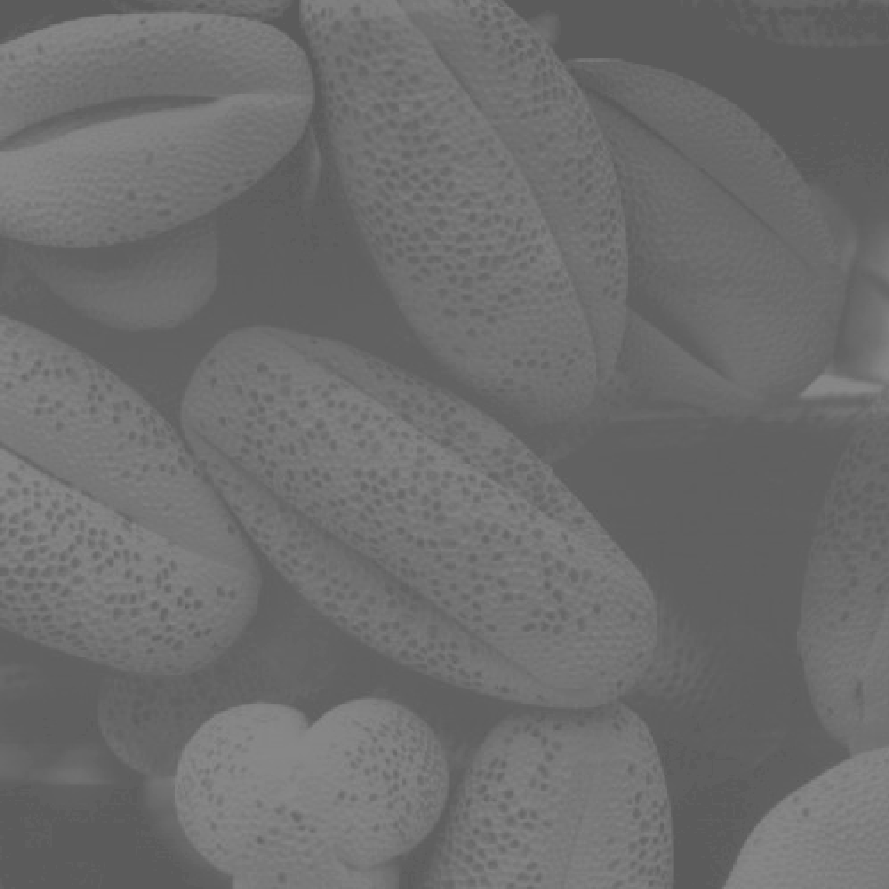
#> input picture images/Fig0310(b)(washed_out_pollen_image).tif, 889 x 889 px
$ jupyter execute --allow-errors examples.ipynb   (older library calls are emulated)
#> lines starting #> are read from the running program, lines starting #| are printed output that depends on the picture; long printed decimals are rounded
### metrics.py
from skimage.metrics import structural_similarity as ssim
from skimage import color,filters
import matplotlib.pyplot as plt
import numpy as np
import cv2
import math
import sys

# [10 lines left out: function mse, not called in this run]

def ssim (imageA, imageB):
  return ssim(imageA, imageB)

def AMBE(imageA, imageB):
	'''
	AMBE is the abbreviation of Absolute Mean Brightness Error. It is the absolute
	difference between the mean of input and output image. It is formally defined by:

							AMBE = | E(X) B E(Y) |

	where, X and Y denote the input and output image, respectively and E(.) denotes
	the expected value, i.e., the statistical mean.
	Equation 1 clearly shows that AMBE is designed to detect one of the distortions-
	excessive brightness change. AMBE was proposed by Chen and Ramli (2003b) to evaluate
	the performance in preserving original brightness.

	imageA is the raw image (before histogram equalization per example), and imageB
	is the image after preprocessing
	'''

	return np.abs(np.mean(imageA) - np.mean(imageB))

# [111 lines left out: functions eme, rmse, emee, not called in this run]

def IEM_filter(image):
	image = image.astype(np.float32)

	(iH, iW) = image.shape[:2]
	output = np.zeros((iH-2, iW-2), dtype="float32")

	for y in np.arange(0, iH-2):
		for x in np.arange(0, iW-2):

			roi = image[y:y + 3, x:x + 3]

			k = roi
			k = (np.abs(k[1][1] - k[0][0]) + np.abs(k[1][1] - k[0][1]) + np.abs(k[1][1] - k[0][2]) +
				np.abs(k[1][1] - k[1][0]) + np.abs(k[1][1] - k[1][2]) +
				np.abs(k[1][1] - k[2][0]) + np.abs(k[1][1] - k[2][1]) + np.abs(k[1][1] - k[2][2]))

			output[y, x] = k
	return np.sum(output)

def IEM(imageA, imageB):
	'''
	Image Enhancement Metric(IEM) approximates the contrast and
	sharpness of an image by dividing an image into non-overlapping
	blocks.

	imageA is the raw image (before histogram equalization per example), and imageB
	is the image after preprocessing
	'''
	valA = IEM_filter(imageA)
	valB = IEM_filter(imageB)

	return valB/valA

# [48 lines left out: functions variance_of_laplacian, UCIQE, not called in this run]

def plipsum(i,j,gamma=1026):
    return i + j - i * j / gamma

def plipsub(i,j,k=1026):
    return k * (i - j) / (k - j)

def plipmult(c,j,gamma=1026):
    return gamma - gamma * (1 - j / gamma)**c

# [37 lines left out: function logamee, not called in this run]

def UIQM(a,p1=0.0282,p2=0.2953,p3=3.5753):
	"""
	REF: K. Panetta, C. Gao and S. Agaian, Human-Visual-System-Inspired Underwater Image Quality Measures,
	in IEEE Journal of Oceanic Engineering, vol. 41, no. 3, pp. 541-551, July 2016, doi: 10.1109/JOE.2015.2469915.

	Metrica sem referencia, semelhante a UCIQE, mas mais atual. Leva em consideração a medida de colorção,
	medida de nitidez e medida de contraste.
	"""
	#1st term UICM
	#TαL=⌈αLK⌉ - > o inteiro mais próximo maior ou igual a αLK
	#TαR=⌊αRK⌋ - > o inteiro mais próximo menor ou igual a αRK
	rgb=a
	gray = color.rgb2gray(a)
	rg = rgb[:,:,0] - rgb[:,:,1]
	yb = (rgb[:,:,0] + rgb[:,:,1]) / 2 - rgb[:,:,2]
	rgl = np.sort(rg,axis=None)
	ybl = np.sort(yb,axis=None)
	al1 = 0.1
	al2 = 0.1
	T1 = np.int(al1 * len(rgl))
	T2 = np.int(al2 * len(rgl))
	rgl_tr = rgl[T1:-T2]
	ybl_tr = ybl[T1:-T2]

	urg = np.mean(rgl_tr) # μ^2_α,RG
	s2rg = np.mean((rgl_tr - urg) ** 2)  # σ2α,RG
	uyb = np.mean(ybl_tr) # μ^2_α,YB
	s2yb = np.mean((ybl_tr- uyb) ** 2) # σ2α,YB

	uicm =-0.0268 * np.sqrt(urg**2 + uyb**2) + 0.1586 * np.sqrt(s2rg + s2yb)

	#2nd term UISM (k1k2=8x8)   # medida de nitidez de imagem
	"""Para medir a nitidez nas bordas, o detector de bordas Sobel é aplicado primeiro em cada componente de cor RGB
	   O mapa de arestas resultante é então multiplicado pela imagem original para obter o mapa de arestas em tons de cinza."""
	# [7 lines of commented-out code are left out]

	Reme = eme(a,8,8)
	Geme = eme(a,8,8)
	Beme = eme(a,8,8)
	uism = 0.299 * Reme + 0.587 * Geme + 0.114 * Beme

	#3rd term UIConM
	uiconm = logamee(gray)
	uiqm = p1 * uicm + p2 * uism + p3 * uiconm

	return uiqm

def CCF(imageRGB):
	"""REF:
	@article{WANG2018904,
	title = {An imaging-inspired no-reference underwater color image quality assessment metric},
	journal = {Computers & Electrical Engineering},
	volume = {70},
	pages = {904-913},
	year = {2018},
	issn = {0045-7906},
	doi = {https://doi.org/10.1016/j.compeleceng.2017.12.006},
	url = {https://www.sciencedirect.com/science/article/pii/S0045790617324953},
	author = {Yan Wang and Na Li and Zongying Li and Zhaorui Gu and Haiyong Zheng and Bing Zheng and Mengnan Sun},
	keywords = {No-reference image quality assessment, Underwater imaging, Underwater image, Underwater color image quality},
	abstract = {Underwater color image quality assessment (IQA) plays an important role in analysis and applications of underwater imaging as well as image processing algorithms. This paper presents a new metric inspired by the imaging analysis on underwater absorption and scattering characteristics, dubbed the CCF. This metric is feature-weighted with a combination of colorfulness index, contrast index and fog density index, which can quantify the color loss caused by absorption, the blurring caused by forward scattering and the foggy caused by backward scattering, respectively. Then multiple linear regression is used to calculate three weighted coefficients. A new underwater image database is built to illustrate the performance of the proposed metric. Experimental results show a strong correlation between the proposed metric and mean opinion score (MOS). The proposed CCF metric outperforms many of the leading atmospheric IQA metrics, and it can effectively assess the performance of underwater image enhancement and image restoration methods.}
	}

	Métrica sem referência. Essa métrica é ponderada por recursos com uma combinação de índice de colorido,
	índice de contraste e índice de densidade de neblina, que pode quantificar a perda de cor
	causada pela absorção, o desfoque causado pela dispersão para frente e o nevoeiro causado
	pela dispersão para trás, respectivamente.
	"""
	rgb=imageRGB
	gray = color.rgb2gray(imageRGB)
	# Passo 1
	Rij=np.log(rgb[:,:,0])-np.mean(rgb[:,:,0])
	Gij=np.log(rgb[:,:,1])-np.mean(rgb[:,:,1])
	Bij=np.log(rgb[:,:,2])-np.mean(rgb[:,:,2])

	# Passo 2
	a = rgb[:,:,0] - rgb[:,:,1]
	b = (rgb[:,:,0] + rgb[:,:,1]) / 2 - rgb[:,:,2]

	var_a  = np.var(a)
	var_b  = np.var(b)
	mean_a = np.mean(a)
	mean_b = np.mean(b)

	ccf=(math.sqrt(var_a+var_b)+0.3*math.sqrt(var_a+var_b)) /85.59


	return ccf

### examples.ipynb
[cell 1]
import os
import cv2
import numpy as np
from metrics import variance_of_laplacian

def load_images_folder(path):
    '''
    function to load all images from a folder, resize images to size 360x240 and return a list
    if necessary, we might merge these function with apply_metric_list to save memory
    '''
    image_paths = sorted(os.listdir(path))
    image_paths = [os.path.join(path, ls) for ls in image_paths]

    image_list = []
    for path in image_paths:
        image = cv2.cvtColor(cv2.imread(path), cv2.COLOR_BGR2RGB)
        image = cv2.resize(image,(360,240))
        image_list.append(image)

    return image_list

def apply_metric_to_list(image_list, metric_name):
    '''
    funtion to apply a given metric to an image list and returns a dict with the
    metric computed for all images, the mean and std of the list
    '''
    values = []

    for image in image_list:
        if metric_name == 'laplacian':
            values.append(variance_of_laplacian(image))

    values = np.array(values)
    values_dict = {
        'values': values,
        'mean': np.mean(values),
        'std': np.std(values)
    }
    return values_dict

# Variance of Laplacian

[cell 2]
normal_images_path = './# O-HAZY NTIRE 2018/GT'
hazy_images_path = './# O-HAZY NTIRE 2018/hazy'

#> (the rest of this cell did not finish here and is left out)

[cell 3]
import cv2
from matplotlib import pyplot as plt
from skimage import color
from metrics import AMBE, IEM,UCIQE,UIQM,CCF

imageA = cv2.imread('images/Fig0310(b)(washed_out_pollen_image).tif',0)
#> imageA is the input picture: shape (889, 889); min 91, max 138, mean 109.1
imageB = cv2.equalizeHist(imageA)
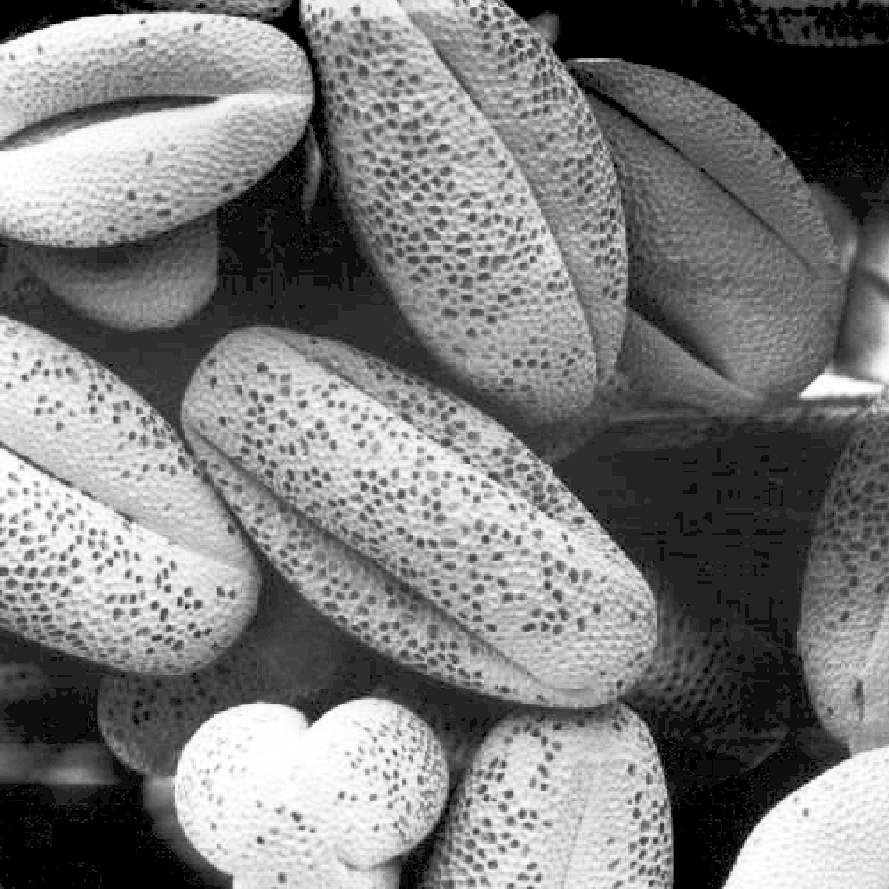
#> imageB: shape (889, 889); min 0, max 255, mean 122.7

plt.subplot(121)
plt.imshow(imageA, vmin=0, vmax=255, cmap='gray')
plt.subplot(122)
plt.imshow(imageB, vmin=0, vmax=255, cmap='gray')
plt.show()
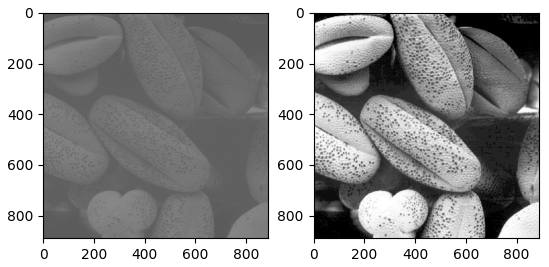
#> figure drawn by matplotlib, 2 panels

# Absolute Mean Brightness Error (AMBE)

[cell 4]
ambe = AMBE(imageA, imageB)
#> ambe = 13.63
print(f'AMBE is: {ambe}')
#| AMBE is: 13.627

# Image Enhancement Metric(IEM)

[cell 5]
iem = IEM(imageA, imageB)
#> after the loop in IEM_filter, `for y in np.arange(0, iH-2):`:
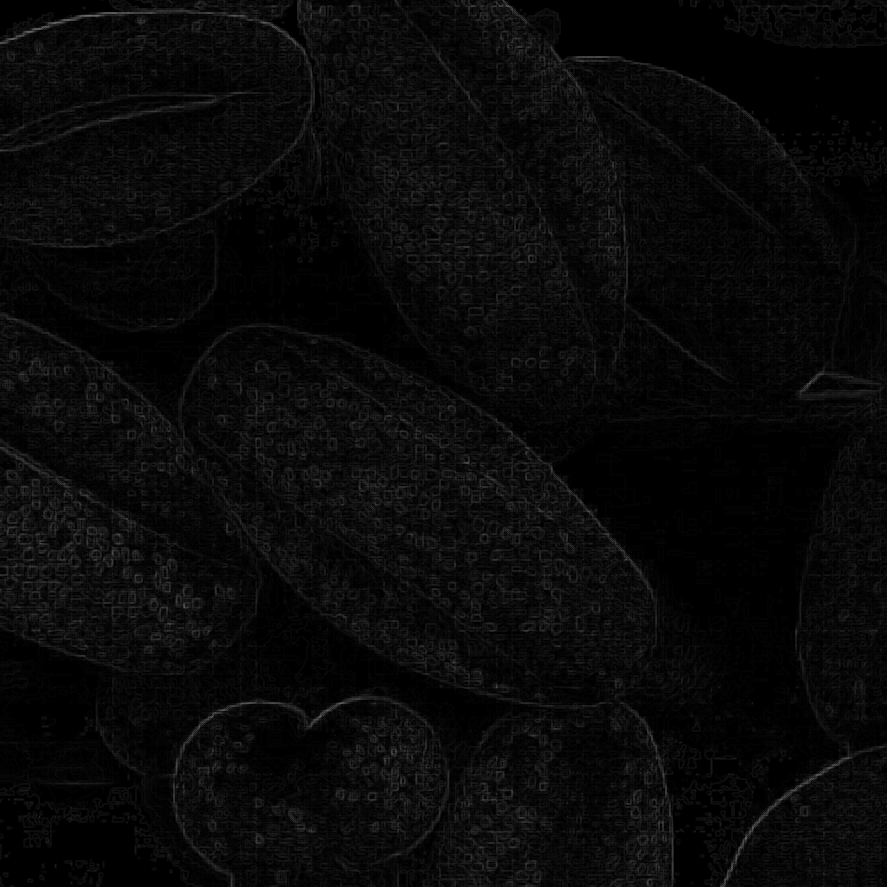
#> output: shape (887, 887) float32; min 0, max 111, mean 9
#> in IEM, `valA = IEM_filter(imageA)`: valA = 7118494
#> after the loop in IEM_filter (call 2), `for y in np.arange(0, iH-2):`:
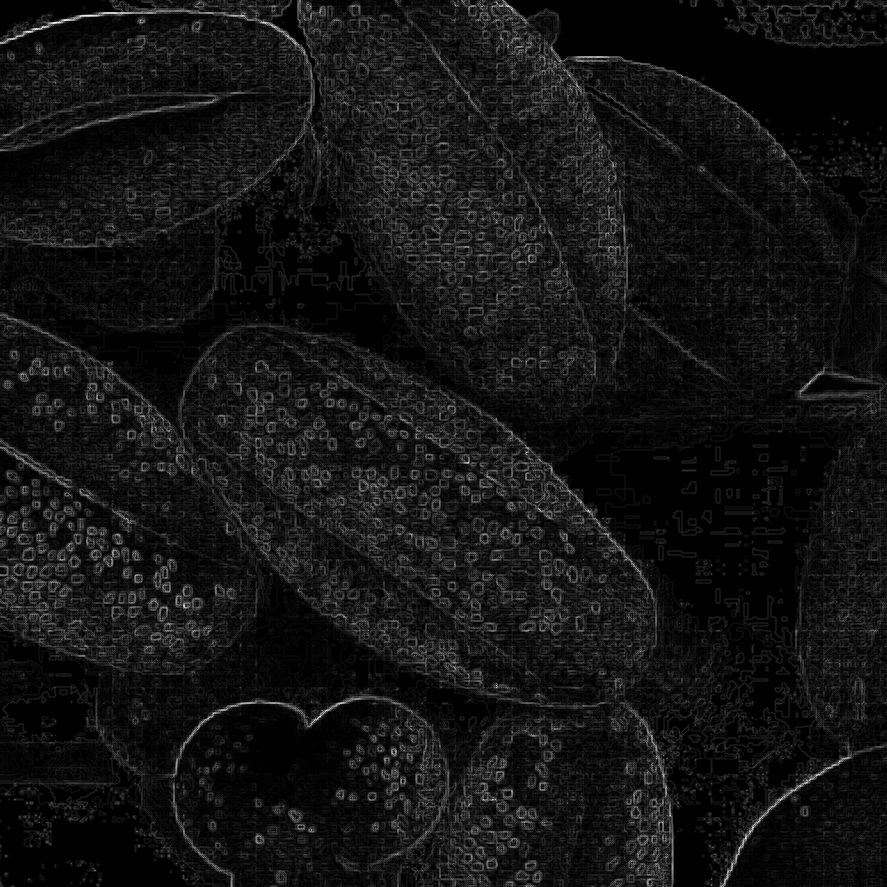
#> output: shape (887, 887) float32; min 0, max 762, mean 59.9; drawn with min black and max white
#> in IEM, `valB = IEM_filter(imageB)`: valB = 47150752
#> iem = 6.62
print(f'IEM is: {iem}')
#| IEM is: 6.624

# Underwater colour image quality evaluation metric (UCIQE)

[cell 6]
color_imageA_GT=cv2.imread('images/01_outdoor_GT.jpg') # cv2.imread() ->formato BGR por padrão
#> (the rest of this cell did not finish here and is left out)

# Underwater image quality measure (UIQM)

#> (a cell that did not finish here is left out)

uiqm_color_imageA_hazy=UIQM(color_imageA_hazy)

# plot
fig = plt.figure(figsize=(9,6))
plt.subplot(121); plt.axis("off"); plt.imshow(color_imageA_GT);plt.subplot(121).set_title(f"UIQM: {uiqm_color_imageA_GT}",)
plt.subplot(122); plt.axis("off"); plt.imshow(color_imageA_hazy);plt.subplot(122).set_title(f"UIQM: {uiqm_color_imageA_hazy}")
plt.show()

# Colourfulness contrast fog density index (CCF)

#> (a cell that did not finish here is left out)
